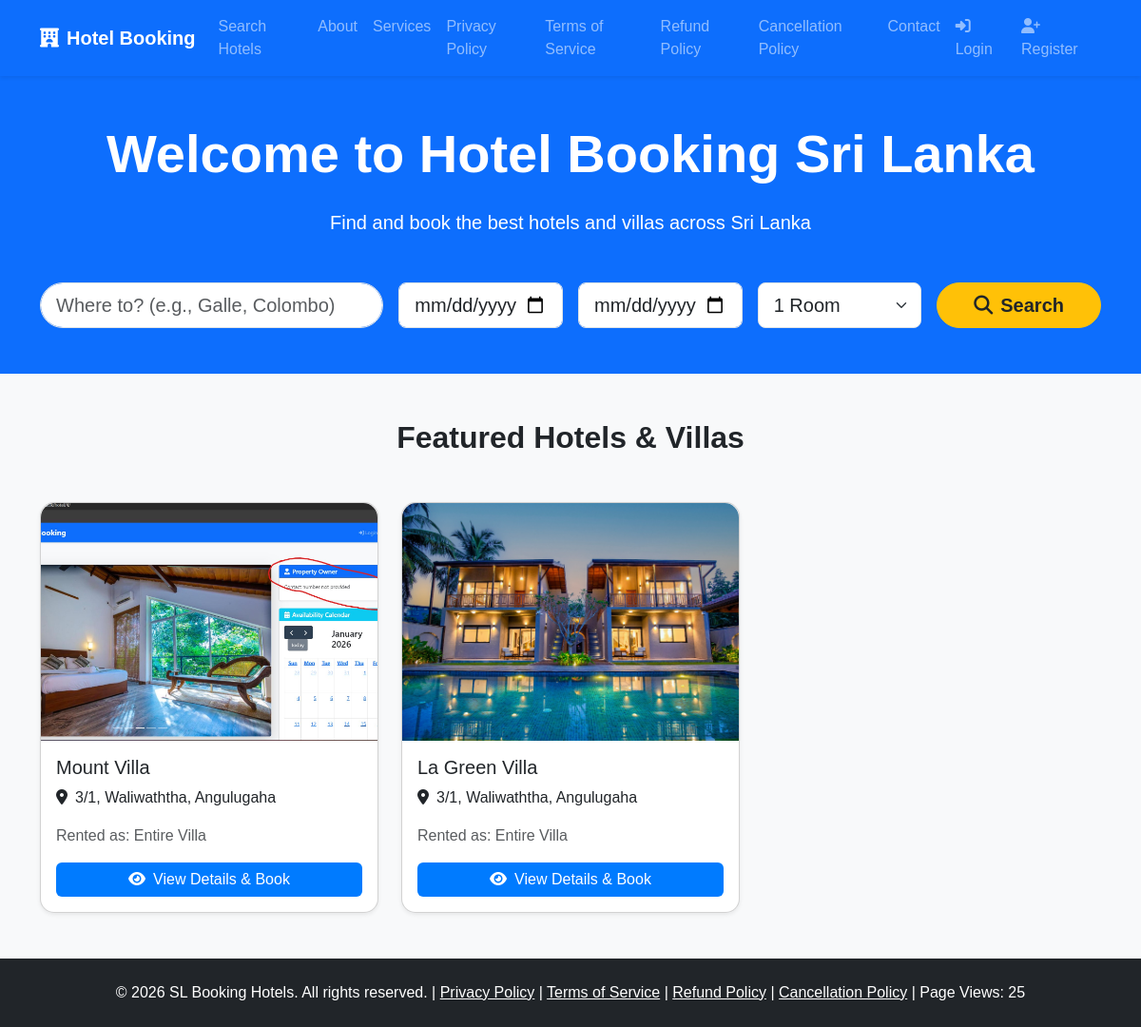
The page / on the database its author committed.
### core/models.py (models this page shows, shortened)
class Hotel(models.Model):
    owner = models.ForeignKey(User, on_delete=models.CASCADE, related_name='hotels')
    name = models.CharField(max_length=200)
    address = models.CharField(max_length=300)
    description = models.TextField()
    main_image = models.ImageField(upload_to='hotels/')
    photo1 = models.ImageField(upload_to='hotels/', blank=True, null=True)
    photo2 = models.ImageField(upload_to='hotels/', blank=True, null=True)
    photo3 = models.ImageField(upload_to='hotels/', blank=True, null=True)
    photo4 = models.ImageField(upload_to='hotels/', blank=True, null=True)
    facilities = MultiSelectField(choices=FACILITIES_CHOICES, blank=True)
    rented_type = models.CharField(max_length=20, choices=RENTED_TYPE_CHOICES, default='rooms')
    price_per_night = models.DecimalField(max_digits=10, decimal_places=2, blank=True, null=True)
    google_location_link = models.URLField(blank=True, null=True, verbose_name="Google Maps Link")
    facebook_page = models.URLField(blank=True, null=True, verbose_name="Facebook Page Link")

### core/views.py (the view)
# urls.py: path('', views.home, name='home'),
@never_cache
def home(request):
    hotels = Hotel.objects.all()[:6]
    stats, created = SiteStats.objects.get_or_create(pk=1, defaults={'total_views': 0})
    stats.total_views += 1
    stats.save()
    return render(request, 'core/home.html', {
        'hotels': hotels,
        'total_views': stats.total_views
    })

### core/context_processors.py (called while the page is built)
def site_stats(request):
    stats, _ = SiteStats.objects.get_or_create(pk=1, defaults={'total_views': 0})
    return {'total_views': stats.total_views}

### templates/core/home.html (shortened to what this page needs)
{% extends 'core/base.html' %}
{% load static %}
{% block content %}
<div class="bg-primary text-white py-5">
    <div class="container">
        <h1 class="display-4 fw-bold text-center mb-4">Welcome to Hotel Booking Sri Lanka</h1>
        <p class="lead text-center mb-5">Find and book the best hotels and villas across Sri Lanka</p>
        <form action="{% url 'search_hotels' %}" method="get" class="row g-3 justify-content-center">
            <div class="col-md-4">
                <input type="text" name="q" class="form-control form-control-lg rounded-pill" placeholder="Where to? (e.g., Galle, Colombo)" required>
            </div>
            <div class="col-md-2">
                <input type="date" name="check_in" class="form-control form-control-lg" required>
            </div>
            <div class="col-md-2">
                <input type="date" name="check_out" class="form-control form-control-lg" required>
            </div>
            <div class="col-md-2">
                <select name="rooms" class="form-select form-select-lg">
                    <option value="1">1 Room</option>
                </select>
            </div>
            <div class="col-md-2">
                <button type="submit" class="btn btn-warning btn-lg w-100 rounded-pill fw-bold text-dark">
                    <i class="fas fa-search me-2"></i>Search
                </button>
            </div>
        </form>
    </div>
</div>
<div class="container mt-5 mb-5">
    <h2 class="text-center mb-5 fw-bold">Featured Hotels & Villas</h2>
    {% if hotels %}
        <div class="row g-4">
            {% for hotel in hotels %}
                <div class="col-md-6 col-lg-4">
                    <div class="card shadow-sm h-100">
                        {% if hotel.main_image %}
                            <img src="{{ hotel.main_image.url }}" class="card-img-top" alt="{{ hotel.name }}" style="height: 250px; object-fit: cover;">
                        {% else %}
                            <div class="bg-light d-flex align-items-center justify-content-center" style="height: 250px;">
                                <i class="fas fa-hotel fa-4x text-muted"></i>
                            </div>
                        {% endif %}
                        <div class="card-body d-flex flex-column">
                            <h5 class="card-title">{{ hotel.name }}</h5>
                            <p class="card-text"><i class="fas fa-map-marker-alt me-2"></i>{{ hotel.address }}</p>
                            <p class="card-text text-muted">Rented as: {{ hotel.get_rented_type_display }}</p>
                            <div class="mt-auto">
                                <a href="{% url 'hotel_detail' hotel.id %}" class="btn btn-primary w-100">
                                    <i class="fas fa-eye me-2"></i>View Details & Book
                                </a>
                            </div>
                        </div>
                    </div>
                </div>
            {% endfor %}
        </div>
    {% else %}
        <div class="text-center py-5">
            <p class="text-muted fs-4">No hotels available yet. Check back soon!</p>
        </div>
    {% endif %}
</div>
{% endblock %}

### static/css/style.css (style rules this page uses)
body { background-color: #f8f9fa; font-family: 'Arial', sans-serif; }
.card { border-radius: 15px; box-shadow: 0 4px 8px rgba(0,0,0,0.1); transition: transform 0.2s; }
.card-img-top { height: 250px; object-fit: cover; border-top-left-radius: 15px; border-top-right-radius: 15px; }
.btn-primary { background-color: #007bff; border: none; }

### rows shown on the page
Hotel: main_image (picture), name "Mount Villa", address "3/1, Waliwaththa, Angulugaha", rented_type "Entire Villa"
Hotel: main_image (picture), name "La Green Villa", address "3/1, Waliwaththa, Angulugaha", rented_type "Entire Villa"

### other values the page prints
{{ total_views|default:0 }} "25"
